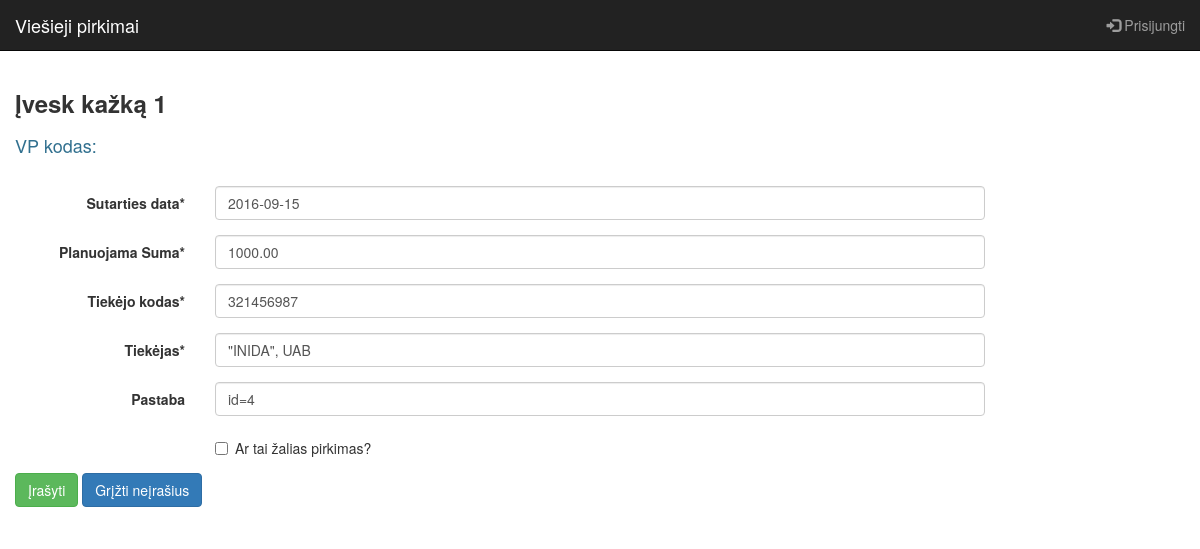
The page /mano_sutartis/update/4/ on the database its author committed.
### vart/models.py (models this page shows, shortened)
class Sutartis(models.Model):
    kodas = models.ForeignKey(
        Planas, to_field='kodas',
        on_delete=models.CASCADE,
        verbose_name='Kodas'
        )
    '''
    preke_sut = models.ForeignKey(
        Planas,
        to_field='preke',
        on_delete=models.SET_NULL,
        related_name='preke_sut',
        verbose_name='Pavadinimas',
        null=True
        )
    '''
    data = models.DateField(default=date.today, verbose_name='Sutarties data')
    suma = models.DecimalField(
        max_digits=9,
        decimal_places=2,
        verbose_name='Planuojama Suma'
        )
    tiekejo_kodas = models.DecimalField(
        max_digits=20,
        decimal_places=0,
        verbose_name='Tiekėjo kodas'
        )
    tiekejas = models.CharField(max_length=100, verbose_name='Tiekėjas')
    pastaba = models.CharField(
        max_length=200,
        verbose_name='Pastaba',
        blank=True
        )
    zalias = models.BooleanField(
        default=False,
        verbose_name='Ar tai žalias pirkimas?'
        )
    class Meta:
        verbose_name = "Sutartis"
        verbose_name_plural = "Sutartis"

### vart/views.py (the view, shortened to what this page needs)
# urls.py: url(r'^mano_sutartis/update/(?P<id_pk>[0-9-]+)/$', views.SutartisUpdate.as_view(), name='sutartis_update'),
class SutartisUpdate(
        views.LoginRequiredMixin,
        views.FormValidMessageMixin,
        generic.edit.UpdateView):
    def get_object(self, queryset=None):
        obj = Sutartis.objects.get(pk=self.kwargs['id_pk'])
        return obj
    form_class = SutartisUpdateForm
    form_valid_message = 'Sutartis pataisyta!'
    template_name = 'sutartis_form.html'

### vart/forms.py
class SutartisUpdateForm(forms.ModelForm):
    class Meta:
        model = Sutartis
        fields = ['data', 'suma', 'tiekejo_kodas', 'tiekejas', 'pastaba', 'zalias']
    def __init__(self, *args, **kwargs):
        super(SutartisUpdateForm, self).__init__(*args, **kwargs)
        self.helper = FormHelper()
        self.helper.form_class = 'form-horizontal'
        self.helper.label_class = 'col-lg-2'
        self.helper.field_class = 'col-lg-8'
        self.helper.layout = Layout(
            'data',
            'suma',
            'tiekejo_kodas',
            'tiekejas',
            'pastaba',
            'zalias',
            ButtonHolder(
                Submit('add', 'Įrašyti', css_class='btn-success'),
                Button('cancel', 'Grįžti neįrašius', css_class='btn-primary', onclick="window.history.back()"),
                ),
            )

### vart/templates/sutartis_form.html (shortened to what this page needs)
{% extends '_layouts/base.html' %}
{% load crispy_forms_tags %}
{% block headline %}<h3><b>Įvesk kažką 1</b></h3>{% endblock %}
{% block content %}
    <div><h4><span class="text-info">VP kodas: </span><span class="text-primary"><strong>{{ kodas }}</strong></span></h4></div><br>
    {% crispy form %}
{% endblock %}

### vart/templates/_layouts/base.html (style rules this page uses)
body { padding-bottom: 20px; padding-top: 70px; }

### rows shown on the page
Sutartis: data "2016-09-15", suma "1000.00", tiekejo_kodas "321456987", tiekejas "\"INIDA\", UAB", pastaba "id=4"
